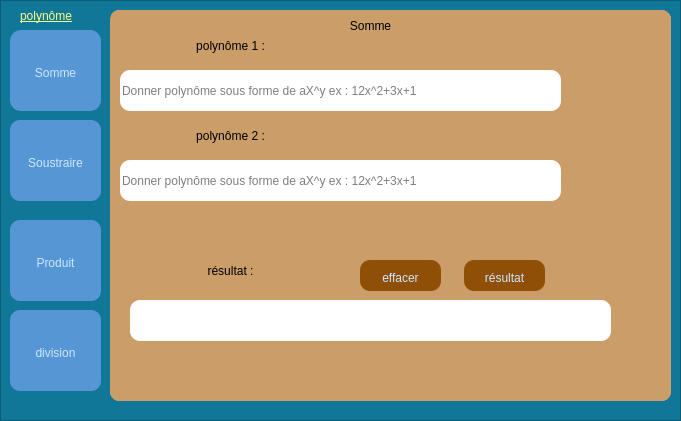
   <widget class="QFrame" name="frame_3">
    <property name="geometry">
     <rect>
      <x>0</x>
      <y>42</y>
      <width>681</width>
      <height>421</height>
     </rect>
    </property>
    <property name="styleSheet">
     <string notr="true">
background-color: rgb(17, 119, 153);</string>
    </property>
    <property name="frameShape">
     <enum>QFrame::StyledPanel</enum>
    </property>
    <property name="frameShadow">
     <enum>QFrame::Raised</enum>
    </property>
    <widget class="QPushButton" name="pushButton_8">
     <property name="geometry">
      <rect>
       <x>10</x>
       <y>30</y>
       <width>91</width>
       <height>81</height>
      </rect>
     </property>
     <property name="styleSheet">
      <string notr="true">
QPushButton {
	background-color: rgb(87, 150, 212);
	border: none;
	padding-top: 5px;
	color: rgb(205, 231, 255);
	border-radius: 11px;
	
	font: 75 13pt &quot;MS Shell Dlg 2&quot;;

}
QPushButton:hover {
background-color: rgb(95, 166, 232);
}
QPushButton:pressed {
background-color: rgb(82, 142, 199);
}</string>
     </property>
     <property name="text">
      <string>Somme</string>
     </property>
    </widget>
    <widget class="QPushButton" name="pushButton_9">
     <property name="geometry">
      <rect>
       <x>10</x>
       <y>120</y>
       <width>91</width>
       <height>81</height>
      </rect>
     </property>
     <property name="styleSheet">
      <string notr="true">QPushButton {
	background-color: rgb(87, 150, 212);
	border: none;
	padding-top: 5px;
	color: rgb(205, 231, 255);
	border-radius: 10px;
font: 75 13pt &quot;MS Shell Dlg 2&quot;;
}
QPushButton:hover {
background-color: rgb(95, 166, 232);
}
QPushButton:pressed {
background-color: rgb(82, 142, 199);
}</string>
     </property>
     <property name="text">
      <string>Soustraire</string>
     </property>
    </widget>
    <widget class="QPushButton" name="pushButton_10">
     <property name="geometry">
      <rect>
       <x>10</x>
       <y>220</y>
       <width>91</width>
       <height>81</height>
      </rect>
     </property>
     <property name="styleSheet">
      <string notr="true">QPushButton {
background-color: rgb(87, 150, 212);
border: none;
padding-top: 5px;
color: rgb(205, 231, 255);
border-radius: 10px;
font: 75 13pt &quot;MS Shell Dlg 2&quot;;
}
QPushButton:hover {
background-color: rgb(95, 166, 232);
}
QPushButton:pressed {
background-color: rgb(82, 142, 199);
}</string>
     </property>
     <property name="text">
      <string>Produit</string>
     </property>
    </widget>
    <widget class="QPushButton" name="pushButton_11">
     <property name="geometry">
      <rect>
       <x>10</x>
       <y>310</y>
       <width>91</width>
       <height>81</height>
      </rect>
     </property>
     <property name="styleSheet">
      <string notr="true">
QPushButton {
	background-color: rgb(87, 150, 212);
	border: none;
	padding-top: 5px;
	color: rgb(205, 231, 255);
	border-radius: 10px;
font: 75 13pt &quot;MS Shell Dlg 2&quot;;
}
QPushButton:hover {
background-color: rgb(95, 166, 232);
}
QPushButton:pressed {
background-color: rgb(82, 142, 199);
}</string>
     </property>
     <property name="text">
      <string>division</string>
     </property>
    </widget>
    <widget class="QLabel" name="label_9">
     <property name="geometry">
      <rect>
       <x>20</x>
       <y>6</y>
       <width>91</width>
       <height>20</height>
      </rect>
     </property>
     <property name="styleSheet">
      <string notr="true">font: 75 13pt &quot;MS Shell Dlg 2&quot;;
color: rgb(255, 255, 127);
text-decoration: underline;
</string>
     </property>
     <property name="text">
      <string>polynôme</string>
     </property>
    </widget>
    <widget class="QWidget" name="widget_8" native="true">
     <property name="geometry">
      <rect>
       <x>110</x>
       <y>10</y>
       <width>561</width>
       <height>391</height>
      </rect>
     </property>
     <property name="styleSheet">
      <string notr="true">background-color: rgb(202, 157, 105);
border-radius: 10px;</string>
     </property>
     <widget class="QLabel" name="label_11">
      <property name="geometry">
       <rect>
        <x>20</x>
        <y>20</y>
        <width>201</width>
        <height>31</height>
       </rect>
      </property>
      <property name="styleSheet">
       <string notr="true">font: 75 14pt &quot;MS Shell Dlg 2&quot;;</string>
      </property>
      <property name="text">
       <string>polynôme 1 :</string>
      </property>
      <property name="alignment">
       <set>Qt::AlignCenter</set>
      </property>
     </widget>
     <widget class="QLineEdit" name="pol1_add">
      <property name="geometry">
       <rect>
        <x>10</x>
        <y>60</y>
        <width>441</width>
        <height>41</height>
       </rect>
      </property>
      <property name="styleSheet">
       <string notr="true">background-color: rgb(255, 255, 255);
color: rgb(0, 0, 0);
font: 75 11pt &quot;MS Shell Dlg 2&quot;;</string>
      </property>
      <property name="text">
       <string/>
      </property>
      <property name="placeholderText">
       <string notr="true">Donner polynôme sous forme de aX^y ex : 12x^2+3x+1</string>
      </property>
     </widget>
     <widget class="QLineEdit" name="pol2_add">
      <property name="geometry">
       <rect>
        <x>10</x>
        <y>150</y>
        <width>441</width>
        <height>41</height>
       </rect>
      </property>
      <property name="styleSheet">
       <string notr="true">background-color: rgb(255, 255, 255);
color: rgb(0, 0, 0);
font: 75 11pt &quot;MS Shell Dlg 2&quot;;</string>
      </property>
      <property name="placeholderText">
       <string>Donner polynôme sous forme de aX^y ex : 12x^2+3x+1</string>
      </property>
     </widget>
     <widget class="QLabel" name="label_12">
      <property name="geometry">
       <rect>
        <x>20</x>
        <y>110</y>
        <width>201</width>
        <height>31</height>
       </rect>
      </property>
      <property name="styleSheet">
       <string notr="true">font: 75 14pt &quot;MS Shell Dlg 2&quot;;
</string>
      </property>
      <property name="text">
       <string>polynôme 2 :</string>
      </property>
      <property name="alignment">
       <set>Qt::AlignCenter</set>
      </property>
     </widget>
     <widget class="QPushButton" name="reselt_add_2">
      <property name="geometry">
       <rect>
        <x>354</x>
        <y>250</y>
        <width>81</width>
        <height>31</height>
       </rect>
      </property>
      <property name="sizePolicy">
       <sizepolicy hsizetype="Minimum" vsizetype="Fixed">
        <horstretch>2</horstretch>
        <verstretch>0</verstretch>
       </sizepolicy>
      </property>
      <property name="styleSheet">
       <string notr="true">QPushButton {
background-color: rgb(143, 79, 7);
	border: none;
	padding-top: 5px;
	color: rgb(205, 231, 255);
	border-radius: 10px;
font: 75 13pt &quot;MS Shell Dlg 2&quot;;
}
QPushButton:hover {
background-color: rgb(170, 92, 8);
}
QPushButton:pressed {
background-color: rgb(195, 105, 9);
}</string>
      </property>
      <property name="text">
       <string>résultat</string>
      </property>
     </widget>
     <widget class="QLabel" name="reselt_add">
      <property name="geometry">
       <rect>
        <x>20</x>
        <y>290</y>
        <width>481</width>
        <height>41</height>
       </rect>
      </property>
      <property name="styleSheet">
       <string notr="true">color: rgb(255, 255, 255);
font: 75 12pt &quot;MS Shell Dlg 2&quot;;
background-color: rgb(255, 255, 255);
color: rgb(0, 0, 0);</string>
      </property>
      <property name="text">
       <string/>
      </property>
     </widget>
     <widget class="QPushButton" name="remis_add_2">
      <property name="geometry">
       <rect>
        <x>250</x>
        <y>250</y>
        <width>81</width>
        <height>31</height>
       </rect>
      </property>
      <property name="styleSheet">
       <string notr="true">QPushButton {
background-color: rgb(143, 79, 7);
	border: none;
	padding-top: 5px;
	color: rgb(205, 231, 255);
	border-radius: 10px;
font: 75 13pt &quot;MS Shell Dlg 2&quot;;


}
QPushButton:hover {
background-color: rgb(170, 92, 8);
}
QPushButton:pressed {
background-color: rgb(195, 105, 9);
}</string>
      </property>
      <property name="text">
       <string>effacer</string>
      </property>
     </widget>
     <widget class="QLabel" name="label_18">
      <property name="geometry">
       <rect>
        <x>20</x>
        <y>240</y>
        <width>201</width>
        <height>41</height>
       </rect>
      </property>
      <property name="styleSheet">
       <string notr="true">font: 75 14pt &quot;MS Shell Dlg 2&quot;;
</string>
      </property>
      <property name="text">
       <string>résultat :</string>
      </property>
      <property name="alignment">
       <set>Qt::AlignCenter</set>
      </property>
     </widget>
     <widget class="QLabel" name="label_35">
      <property name="geometry">
       <rect>
        <x>160</x>
        <y>0</y>
        <width>201</width>
        <height>31</height>
       </rect>
      </property>
      <property name="styleSheet">
       <string notr="true">font: 75 13pt &quot;MS Shell Dlg 2&quot;;
</string>
      </property>
      <property name="text">
       <string>Somme</string>
      </property>
      <property name="alignment">
       <set>Qt::AlignCenter</set>
      </property>
     </widget>
    </widget>
    <widget class="QWidget" name="widget_11" native="true">
     <property name="geometry">
      <rect>
       <x>110</x>
       <y>10</y>
       <width>561</width>
       <height>391</height>
      </rect>
     </property>
     <property name="styleSheet">
      <string notr="true">background-color: rgb(202, 157, 105);
border-radius: 10px;</string>
     </property>
     <widget class="QLabel" name="label_25">
      <property name="geometry">
       <rect>
        <x>20</x>
        <y>20</y>
        <width>201</width>
        <height>31</height>
       </rect>
      </property>
      <property name="text">
       <string>TextLabel</string>
      </property>
     </widget>
     <widget class="QLabel" name="label_27">
      <property name="geometry">
       <rect>
        <x>20</x>
        <y>290</y>
        <width>481</width>
        <height>41</height>
       </rect>
      </property>
      <property name="styleSheet">
       <string notr="true">color: rgb(255, 255, 255);
background-color: rgb(255, 255, 255);
color: rgb(0, 0, 0);
font: 75 12pt &quot;MS Shell Dlg 2&quot;;</string>
      </property>
      <property name="text">
       <string/>
      </property>
     </widget>
     <widget class="QLineEdit" name="pol2_add_2">
      <property name="geometry">
       <rect>
        <x>10</x>
        <y>60</y>
        <width>441</width>
        <height>41</height>
       </rect>
      </property>
      <property name="styleSheet">
       <string notr="true">background-color: rgb(255, 255, 255);
color: rgb(0, 0, 0);
font: 75 11pt &quot;MS Shell Dlg 2&quot;;</string>
      </property>
      <property name="placeholderText">
       <string>Donner polynôme sous forme de aX^y ex : 12x^2+3x+1</string>
      </property>
     </widget>
     <widget class="QLineEdit" name="pol2_add_3">
      <property name="geometry">
       <rect>
        <x>10</x>
        <y>150</y>
        <width>441</width>
        <height>41</height>
       </rect>
      </property>
      <property name="styleSheet">
       <string notr="true">background-color: rgb(255, 255, 255);
color: rgb(0, 0, 0);
font: 75 11pt &quot;MS Shell Dlg 2&quot;;</string>
      </property>
      <property name="placeholderText">
       <string>Donner polynôme sous forme de aX^y ex : 12x^2+3x+1</string>
      </property>
     </widget>
     <widget class="QLabel" name="label_32">
      <property name="geometry">
       <rect>
        <x>20</x>
        <y>110</y>
        <width>201</width>
        <height>31</height>
       </rect>
      </property>
      <property name="styleSheet">
       <string notr="true">font: 75 14pt &quot;MS Shell Dlg 2&quot;;
</string>
      </property>
      <property name="text">
       <string>polynôme 2 :</string>
      </property>
      <property name="alignment">
       <set>Qt::AlignCenter</set>
      </property>
     </widget>
     <widget class="QLabel" name="label_33">
      <property name="geometry">
       <rect>
        <x>20</x>
        <y>20</y>
        <width>201</width>
        <height>31</height>
       </rect>
      </property>
      <property name="styleSheet">
       <string notr="true">font: 75 14pt &quot;MS Shell Dlg 2&quot;;
</string>
      </property>
      <property name="text">
       <string>polynôme 1 :</string>
      </property>
      <property name="alignment">
       <set>Qt::AlignCenter</set>
      </property>
     </widget>
     <widget class="QLabel" name="label_26">
      <property name="geometry">
       <rect>
        <x>20</x>
        <y>240</y>
        <width>201</width>
        <height>41</height>
       </rect>
      </property>
      <property name="styleSheet">
       <string notr="true">font: 75 14pt &quot;MS Shell Dlg 2&quot;;
</string>
      </property>
      <property name="text">
       <string>résultat :</string>
      </property>
      <property name="alignment">
       <set>Qt::AlignCenter</set>
      </property>
     </widget>
     <widget class="QPushButton" name="remis_add_3">
      <property name="geometry">
       <rect>
        <x>250</x>
        <y>250</y>
        <width>81</width>
        <height>31</height>
       </rect>
      </property>
      <property name="styleSheet">
       <string notr="true">QPushButton {
background-color: rgb(143, 79, 7);
	border: none;
	padding-top: 5px;
	color: rgb(205, 231, 255);
	border-radius: 10px;
font: 75 13pt &quot;MS Shell Dlg 2&quot;;


}
QPushButton:hover {
background-color: rgb(170, 92, 8);
}
QPushButton:pressed {
background-color: rgb(195, 105, 9);
}</string>
      </property>
      <property name="text">
       <string>effacer</string>
      </property>
     </widget>
     <widget class="QPushButton" name="remis_mul_2">
      <property name="geometry">
       <rect>
        <x>350</x>
        <y>250</y>
        <width>81</width>
        <height>31</height>
       </rect>
      </property>
      <property name="styleSheet">
       <string notr="true">QPushButton {
background-color: rgb(143, 79, 7);
	border: none;
	padding-top: 5px;
	color: rgb(205, 231, 255);
	border-radius: 10px;
font: 75 13pt &quot;MS Shell Dlg 2&quot;;


}
QPushButton:hover {
background-color: rgb(170, 92, 8);
}
QPushButton:pressed {
background-color: rgb(195, 105, 9);
}</string>
      </property>
      <property name="text">
       <string>résultat</string>
      </property>
     </widget>
     <widget class="QLabel" name="label_34">
      <property name="geometry">
       <rect>
        <x>150</x>
        <y>0</y>
        <width>201</width>
        <height>31</height>
       </rect>
      </property>
      <property name="styleSheet">
       <string notr="true">font: 75 13pt &quot;MS Shell Dlg 2&quot;;
</string>
      </property>
      <property name="text">
       <string>Soustraire</string>
      </property>
      <property name="alignment">
       <set>Qt::AlignCenter</set>
      </property>
     </widget>
    </widget>
    <widget class="QWidget" name="widget_9" native="true">
     <property name="geometry">
      <rect>
       <x>110</x>
       <y>10</y>
       <width>561</width>
       <height>391</height>
      </rect>
     </property>
     <property name="styleSheet">
      <string notr="true">background-color: rgb(202, 157, 105);
border-radius: 10px;</string>
     </property>
     <widget class="QLabel" name="label_19">
      <property name="geometry">
       <rect>
        <x>20</x>
        <y>20</y>
        <width>201</width>
        <height>31</height>
       </rect>
      </property>
      <property name="styleSheet">
       <string notr="true">font: 75 14pt &quot;MS Shell Dlg 2&quot;;</string>
      </property>
      <property name="text">
       <string>polynôme 1 :</string>
      </property>
      <property name="alignment">
       <set>Qt::AlignCenter</set>
      </property>
     </widget>
     <widget class="QLineEdit" name="pol1_mul">
      <property name="geometry">
       <rect>
        <x>10</x>
        <y>60</y>
        <width>441</width>
        <height>41</height>
       </rect>
      </property>
      <property name="styleSheet">
       <string notr="true">background-color: rgb(255, 255, 255);
color: rgb(0, 0, 0);
font: 75 11pt &quot;MS Shell Dlg 2&quot;;</string>
      </property>
      <property name="text">
       <string/>
      </property>
      <property name="placeholderText">
       <string notr="true">Donner polynôme sous forme de aX^y ex : 12x^2+3x+1</string>
      </property>
     </widget>
     <widget class="QLineEdit" name="pol2_mul">
      <property name="geometry">
       <rect>
        <x>10</x>
        <y>150</y>
        <width>441</width>
        <height>41</height>
       </rect>
      </property>
      <property name="styleSheet">
       <string notr="true">background-color: rgb(255, 255, 255);
color: rgb(0, 0, 0);
font: 75 11pt &quot;MS Shell Dlg 2&quot;;</string>
      </property>
      <property name="placeholderText">
       <string>Donner polynôme sous forme de aX^y ex : 12x^2+3x+1</string>
      </property>
     </widget>
     <widget class="QLabel" name="label_20">
      <property name="geometry">
       <rect>
        <x>20</x>
        <y>110</y>
        <width>201</width>
        <height>31</height>
       </rect>
      </property>
      <property name="styleSheet">
       <string notr="true">font: 75 14pt &quot;MS Shell Dlg 2&quot;;
</string>
      </property>
      <property name="text">
       <string>polynôme 2 :</string>
      </property>
      <property name="alignment">
       <set>Qt::AlignCenter</set>
      </property>
     </widget>
     <widget class="QPushButton" name="reselt_add_3">
      <property name="geometry">
       <rect>
        <x>354</x>
        <y>250</y>
        <width>81</width>
        <height>31</height>
       </rect>
      </property>
      <property name="sizePolicy">
       <sizepolicy hsizetype="Minimum" vsizetype="Fixed">
        <horstretch>2</horstretch>
        <verstretch>0</verstretch>
       </sizepolicy>
      </property>
      <property name="styleSheet">
       <string notr="true">QPushButton {
background-color: rgb(143, 79, 7);
	border: none;
	padding-top: 5px;
	color: rgb(205, 231, 255);
	border-radius: 10px;
font: 75 13pt &quot;MS Shell Dlg 2&quot;;
}
QPushButton:hover {
background-color: rgb(170, 92, 8);
}
QPushButton:pressed {
background-color: rgb(195, 105, 9);
}</string>
      </property>
      <property name="text">
       <string>résultat</string>
      </property>
     </widget>
     <widget class="QLabel" name="reselt_add_4">
      <property name="geometry">
       <rect>
        <x>20</x>
        <y>290</y>
        <width>481</width>
        <height>41</height>
       </rect>
      </property>
      <property name="styleSheet">
       <string notr="true">color: rgb(255, 255, 255);
background-color: rgb(255, 255, 255);
color: rgb(0, 0, 0);
font: 75 12pt &quot;MS Shell Dlg 2&quot;;</string>
      </property>
      <property name="text">
       <string/>
      </property>
     </widget>
     <widget class="QPushButton" name="remis_add_5">
      <property name="geometry">
       <rect>
        <x>250</x>
        <y>250</y>
        <width>81</width>
        <height>31</height>
       </rect>
      </property>
      <property name="styleSheet">
       <string notr="true">QPushButton {
background-color: rgb(143, 79, 7);
	border: none;
	padding-top: 5px;
	color: rgb(205, 231, 255);
	border-radius: 10px;
font: 75 13pt &quot;MS Shell Dlg 2&quot;;


}
QPushButton:hover {
background-color: rgb(170, 92, 8);
}
QPushButton:pressed {
background-color: rgb(195, 105, 9);
}</string>
      </property>
      <property name="text">
       <string>effacer</string>
      </property>
     </widget>
     <widget class="QLabel" name="label_21">
      <property name="geometry">
       <rect>
        <x>20</x>
        <y>240</y>
        <width>201</width>
        <height>41</height>
       </rect>
      </property>
      <property name="styleSheet">
       <string notr="true">font: 75 14pt &quot;MS Shell Dlg 2&quot;;
</string>
      </property>
      <property name="text">
       <string>résultat :</string>
      </property>
      <property name="alignment">
       <set>Qt::AlignCenter</set>
      </property>
     </widget>
     <widget class="QLabel" name="label_43">
      <property name="geometry">
       <rect>
        <x>160</x>
        <y>0</y>
        <width>201</width>
        <height>31</height>
       </rect>
      </property>
      <property name="styleSheet">
       <string notr="true">font: 75 13pt &quot;MS Shell Dlg 2&quot;;
</string>
      </property>
      <property name="text">
       <string>Produit</string>
      </property>
      <property name="alignment">
       <set>Qt::AlignCenter</set>
      </property>
     </widget>
    </widget>
    <widget class="QWidget" name="widget_10" native="true">
     <property name="geometry">
      <rect>
       <x>110</x>
       <y>10</y>
       <width>561</width>
       <height>391</height>
      </rect>
     </property>
     <property name="styleSheet">
      <string notr="true">background-color: rgb(202, 157, 105);
border-radius: 10px;</string>
     </property>
     <widget class="QLabel" name="label_22">
      <property name="geometry">
       <rect>
        <x>20</x>
        <y>20</y>
        <width>201</width>
        <height>31</height>
       </rect>
      </property>
      <property name="styleSheet">
       <string notr="true">font: 75 14pt &quot;MS Shell Dlg 2&quot;;</string>
      </property>
      <property name="text">
       <string>polynôme 1 :</string>
      </property>
      <property name="alignment">
       <set>Qt::AlignCenter</set>
      </property>
     </widget>
     <widget class="QLineEdit" name="pol1_add_3">
      <property name="geometry">
       <rect>
        <x>10</x>
        <y>60</y>
        <width>441</width>
        <height>41</height>
       </rect>
      </property>
      <property name="styleSheet">
       <string notr="true">background-color: rgb(255, 255, 255);
color: rgb(0, 0, 0);
font: 75 11pt &quot;MS Shell Dlg 2&quot;;</string>
      </property>
      <property name="text">
       <string/>
      </property>
      <property name="placeholderText">
       <string notr="true">Donner polynôme sous forme de aX^y ex : 12x^2+3x+1</string>
      </property>
     </widget>
     <widget class="QLineEdit" name="pol2_add_5">
      <property name="geometry">
       <rect>
        <x>10</x>
        <y>150</y>
        <width>441</width>
        <height>41</height>
       </rect>
      </property>
      <property name="styleSheet">
       <string notr="true">background-color: rgb(255, 255, 255);
color: rgb(0, 0, 0);
font: 75 11pt &quot;MS Shell Dlg 2&quot;;</string>
      </property>
      <property name="placeholderText">
       <string>Donner polynôme sous forme de aX^y ex : 12x^2+3x+1</string>
      </property>
     </widget>
     <widget class="QLabel" name="label_23">
      <property name="geometry">
       <rect>
        <x>20</x>
        <y>110</y>
        <width>201</width>
        <height>31</height>
       </rect>
      </property>
      <property name="styleSheet">
       <string notr="true">font: 75 14pt &quot;MS Shell Dlg 2&quot;;
</string>
      </property>
      <property name="text">
       <string>polynôme 2 :</string>
      </property>
      <property name="alignment">
       <set>Qt::AlignCenter</set>
      </property>
     </widget>
     <widget class="QPushButton" name="reselt_add_5">
      <property name="geometry">
       <rect>
        <x>354</x>
        <y>240</y>
        <width>81</width>
        <height>31</height>
       </rect>
      </property>
      <property name="sizePolicy">
       <sizepolicy hsizetype="Minimum" vsizetype="Fixed">
        <horstretch>2</horstretch>
        <verstretch>0</verstretch>
       </sizepolicy>
      </property>
      <property name="styleSheet">
       <string notr="true">QPushButton {
background-color: rgb(143, 79, 7);
	border: none;
	padding-top: 5px;
	color: rgb(205, 231, 255);
	border-radius: 10px;
font: 75 13pt &quot;MS Shell Dlg 2&quot;;
}
QPushButton:hover {
background-color: rgb(170, 92, 8);
}
QPushButton:pressed {
background-color: rgb(195, 105, 9);
}</string>
      </property>
      <property name="text">
       <string>résultat</string>
      </property>
     </widget>
     <widget class="QLabel" name="reselt_add_6">
      <property name="geometry">
       <rect>
        <x>20</x>
        <y>320</y>
        <width>261</width>
        <height>41</height>
       </rect>
      </property>
      <property name="styleSheet">
       <string notr="true">color: rgb(255, 255, 255);
background-color: rgb(255, 255, 255);
color: rgb(0, 0, 0);
font: 75 12pt &quot;MS Shell Dlg 2&quot;;</string>
      </property>
      <property name="text">
       <string/>
      </property>
     </widget>
     <widget class="QPushButton" name="remis_add_6">
      <property name="geometry">
       <rect>
        <x>250</x>
        <y>240</y>
        <width>81</width>
        <height>31</height>
       </rect>
      </property>
      <property name="styleSheet">
       <string notr="true">QPushButton {
background-color: rgb(143, 79, 7);
	border: none;
	padding-top: 5px;
	color: rgb(205, 231, 255);
	border-radius: 10px;
font: 75 13pt &quot;MS Shell Dlg 2&quot;;


}
QPushButton:hover {
background-color: rgb(170, 92, 8);
}
QPushButton:pressed {
background-color: rgb(195, 105, 9);
}</string>
      </property>
      <property name="text">
       <string>effacer</string>
      </property>
     </widget>
     <widget class="QLabel" name="label_24">
      <property name="geometry">
       <rect>
        <x>0</x>
        <y>230</y>
        <width>151</width>
        <height>41</height>
       </rect>
      </property>
      <property name="styleSheet">
       <string notr="true">font: 75 14pt &quot;MS Shell Dlg 2&quot;;
</string>
      </property>
      <property name="text">
       <string>résultat :</string>
      </property>
      <property name="alignment">
       <set>Qt::AlignCenter</set>
      </property>
     </widget>
     <widget class="QLabel" name="label_44">
      <property name="geometry">
       <rect>
        <x>160</x>
        <y>0</y>
        <width>201</width>
        <height>31</height>
       </rect>
      </property>
      <property name="styleSheet">
       <string notr="true">font: 75 13pt &quot;MS Shell Dlg 2&quot;;
</string>
      </property>
      <property name="text">
       <string>division</string>
      </property>
      <property name="alignment">
       <set>Qt::AlignCenter</set>
      </property>
     </widget>
     <widget class="QLabel" name="label_46">
      <property name="geometry">
       <rect>
        <x>40</x>
        <y>280</y>
        <width>121</width>
        <height>31</height>
       </rect>
      </property>
      <property name="styleSheet">
       <string notr="true">font: 75 14pt &quot;MS Shell Dlg 2&quot;;
</string>
      </property>
      <property name="text">
       <string>quotient :</string>
      </property>
      <property name="alignment">
       <set>Qt::AlignCenter</set>
      </property>
     </widget>
     <widget class="QLabel" name="reselt_add_7">
      <property name="geometry">
       <rect>
        <x>290</x>
        <y>320</y>
        <width>261</width>
        <height>41</height>
       </rect>
      </property>
      <property name="styleSheet">
       <string notr="true">color: rgb(255, 255, 255);
background-color: rgb(255, 255, 255);
color: rgb(0, 0, 0);
font: 75 12pt &quot;MS Shell Dlg 2&quot;;</string>
      </property>
      <property name="text">
       <string/>
      </property>
     </widget>
     <widget class="QLabel" name="label_47">
      <property name="geometry">
       <rect>
        <x>290</x>
        <y>280</y>
        <width>121</width>
        <height>31</height>
       </rect>
      </property>
      <property name="styleSheet">
       <string notr="true">font: 75 14pt &quot;MS Shell Dlg 2&quot;;
</string>
      </property>
      <property name="text">
       <string>reste :</string>
      </property>
      <property name="alignment">
       <set>Qt::AlignCenter</set>
      </property>
     </widget>
    </widget>
    <zorder>widget_10</zorder>
    <zorder>widget_9</zorder>
    <zorder>widget_11</zorder>
    <zorder>pushButton_8</zorder>
    <zorder>pushButton_9</zorder>
    <zorder>pushButton_10</zorder>
    <zorder>pushButton_11</zorder>
    <zorder>label_9</zorder>
    <zorder>widget_8</zorder>
   </widget>
